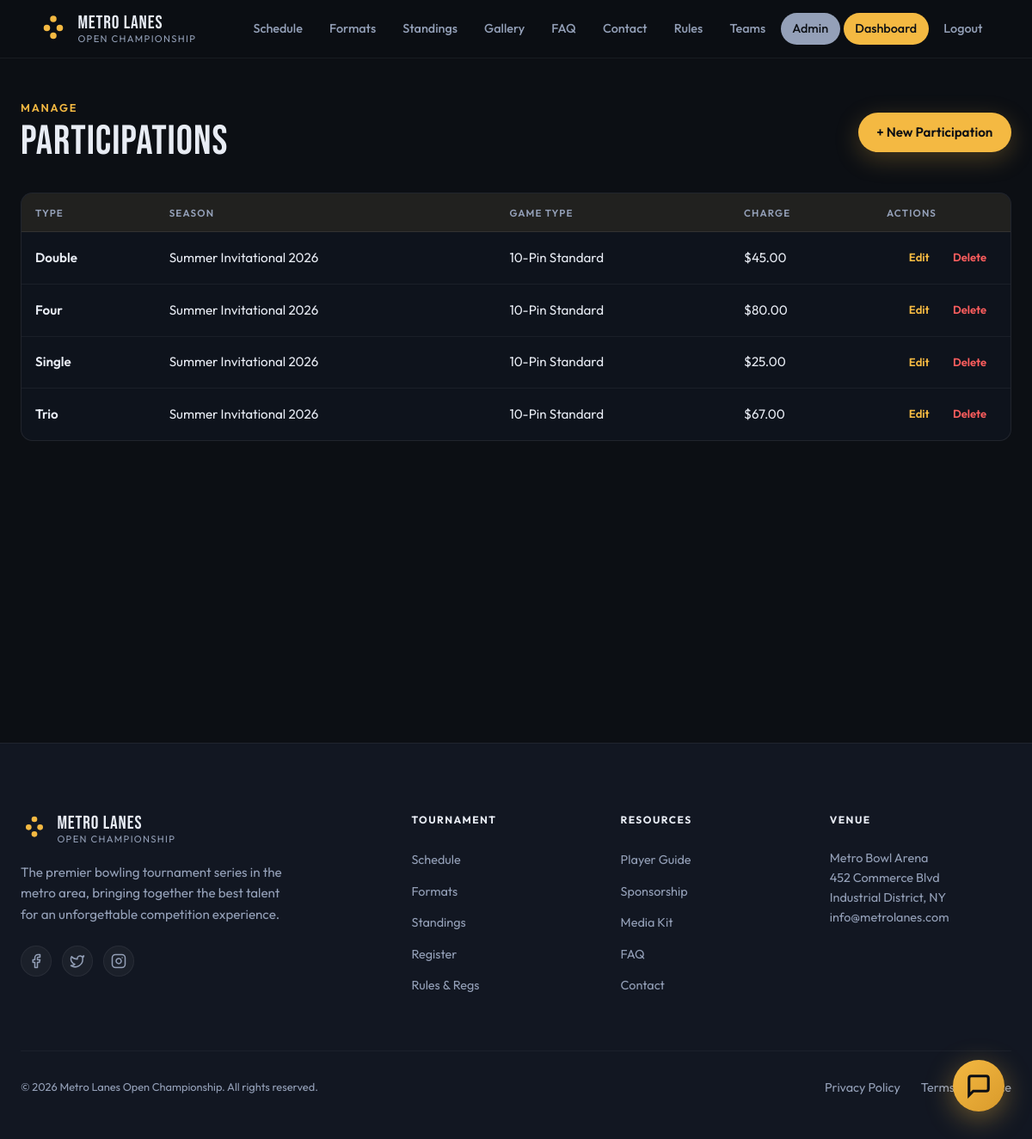
/manage/participations/ (signed in), run on an earlier commit of the app's database.
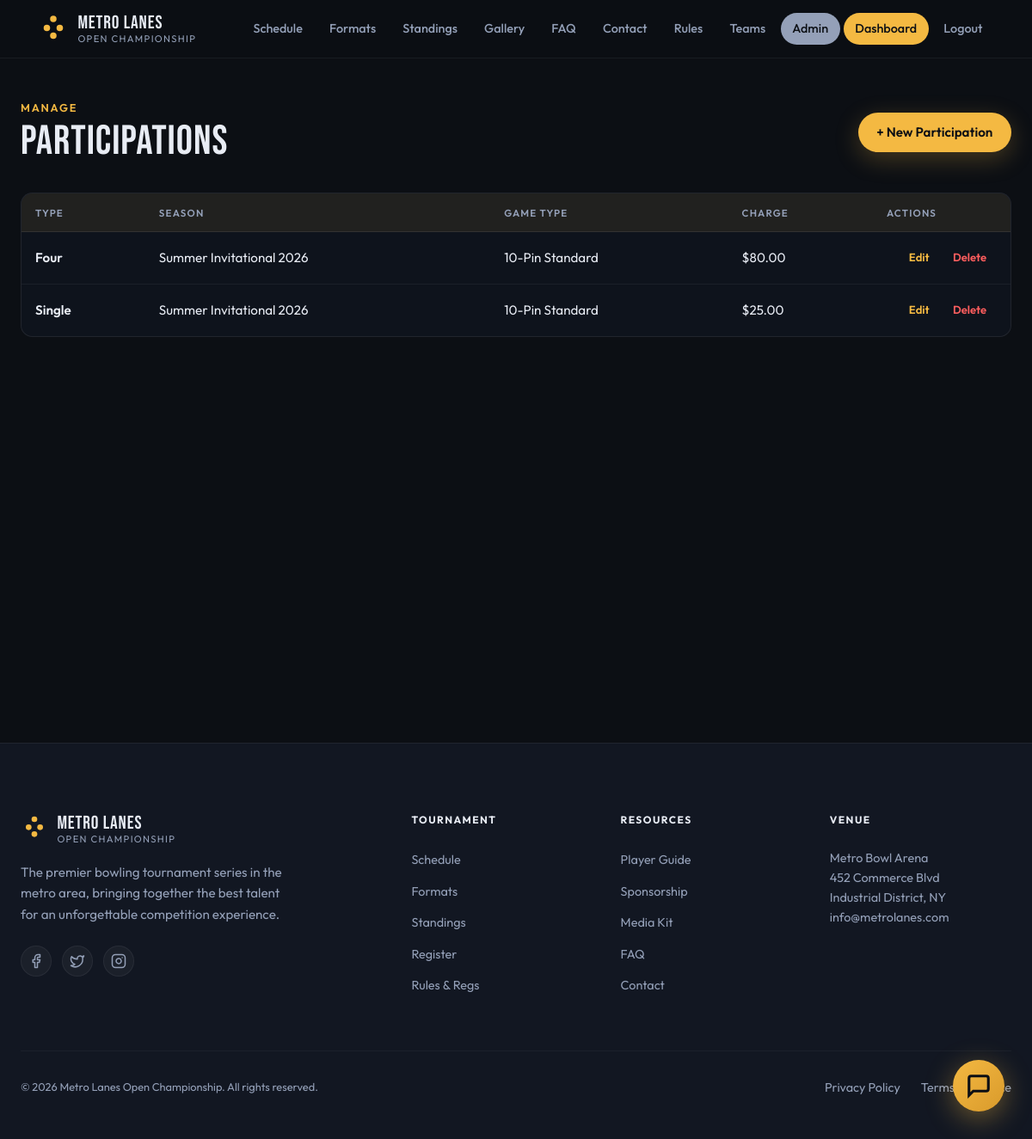
And on a later commit of the database.
### core/models.py (models this page shows, shortened)
class Participation(models.Model):
    choices = [
        ('Single', 'Single'),
        ('Double', 'Double'),
        ('Trio', 'Trio'),
    ]
    season = models.ForeignKey(Season, on_delete=models.CASCADE, related_name='participations')
    game_type = models.ForeignKey(GameType, on_delete=models.CASCADE, related_name='participations')
    name = models.CharField(max_length=100, choices=choices)
    charge = models.DecimalField(max_digits=10, decimal_places=2)
    enrolled_users = models.ManyToManyField(User, related_name='enrolled_participations', blank=True)
    enrolled_teams = models.ManyToManyField(Team, related_name='enrolled_participations', blank=True)
    class Meta:
        verbose_name_plural = 'Participations'
        unique_together = ('season', 'game_type', 'name')

class Season(models.Model):
    name = models.CharField(max_length=100)
    start_date = models.DateField()
    end_date = models.DateField()
    is_active = models.BooleanField(default=False)
    register_start_date = models.DateField()
    register_end_date = models.DateField()
    participants = models.ManyToManyField(User, related_name='participants')
    teams = models.ManyToManyField(Team, related_name='teamups')
    hero_image = models.URLField(blank=True, null=True, help_text="URL for the hero background image")

class GameType(models.Model):
    name = models.CharField(max_length=100)
    description = models.TextField()

### core/views.py (the view)
# urls.py: path('manage/participations/', views.participation_list, name='participation_list'),
@login_required
def participation_list(request):
    participations = Participation.objects.select_related('season', 'game_type').all().order_by('-season__start_date', 'name')
    return render(request, 'core/participation_list.html', {'participations': participations})

### templates/core/participation_list.html (shortened to what this page needs)
{% extends "core/base.html" %}
{% block content %}
<section class="manage-section">
  <div class="manage-inner">
    <header class="manage-header">
      <div>
        <p class="manage-header__eyebrow">Manage</p>
        <h1 class="manage-header__title">Participations</h1>
      </div>
      <a class="btn btn--primary" href="{% url 'participation_create' %}">+ New Participation</a>
    </header>
    {% if participations %}
    <div class="manage-table-wrap">
      <table class="manage-table">
        <thead>
          <tr>
            <th>Type</th>
            <th>Season</th>
            <th>Game Type</th>
            <th>Charge</th>
            <th class="manage-table__actions-col">Actions</th>
          </tr>
        </thead>
        <tbody>
          {% for p in participations %}
          <tr>
            <td class="manage-table__primary">{{ p.name }}</td>
            <td>{{ p.season.name }}</td>
            <td>{{ p.game_type.name }}</td>
            <td>${{ p.charge }}</td>
            <td class="manage-table__actions">
              <a href="{% url 'participation_edit' p.pk %}" class="manage-action">Edit</a>
              <a href="{% url 'participation_delete' p.pk %}" class="manage-action manage-action--danger">Delete</a>
            </td>
          </tr>
          {% endfor %}
        </tbody>
      </table>
    </div>
    {% else %}
      <div class="manage-empty">
        <p>No participations created yet.</p>
        <a class="btn btn--primary" href="{% url 'participation_create' %}">Create First Participation</a>
      </div>
    {% endif %}
  </div>
</section>
{% endblock %}

What changed in the data, as far as the page shows it:
removed Participation: name "Double", season.name "Summer Invitational 2026", game_type.name "10-Pin Standard", charge "45.00"
removed Participation: name "Trio", season.name "Summer Invitational 2026", game_type.name "10-Pin Standard", charge "67.00"
